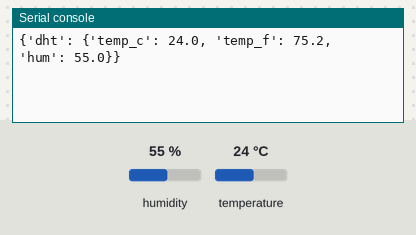
Bench run of a program on a simulated ESP32 board running MicroPython. Shown: the last lines printed to the serial console. The test bench sets the inputs (shaded band); at power-on: humidity 55 %, temperature 24 °C. WiFi joins after 1.5 s.

Above: at 1.2 s.
1.3 s: humidity set to 22 %
At 6.4 s:
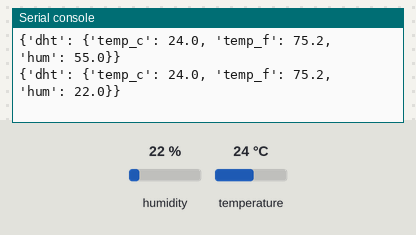
7.3 s: temperature set to 12 °C
At 11.0 s:
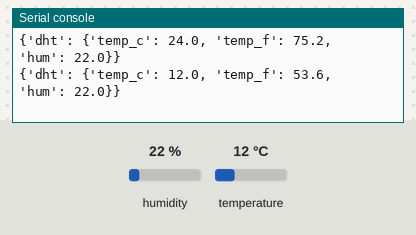
13.3 s: humidity set to 40 %
At 15.7 s:
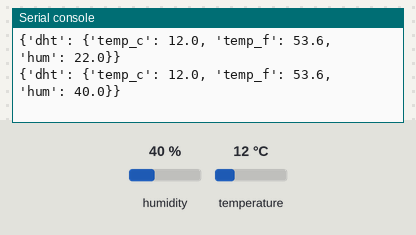
Timing chart, 0 to 17.2 s (numbered marks = the images above; inputs shaded):
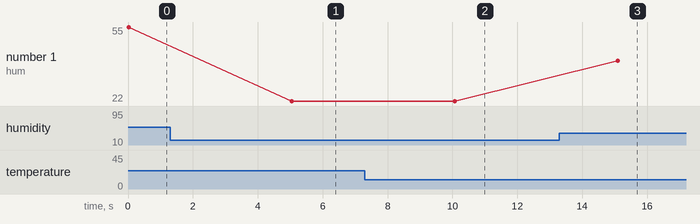

Measured:
- after the input at 1.3 s, the serial console: prints a new line after 3.7 s (image 1)
- after the input at 7.3 s, the serial console: prints a new line after 2.8 s (image 2)
- after the input at 13.3 s, the serial console: prints a new line after 1.8 s (image 3)
- plotted number 1: 55 → 22 after the input at 1.3 s, 22 → 40 after the input at 13.3 s

The program:

main.py
```python
from machine import Pin
from network import WLAN, STA_IF
from utime import sleep

import dht

SSID = "Wokwi-GUEST"
PASSWORD = ""

# Set up the WLAN
wlan = WLAN(STA_IF)
wlan.active(True)
wlan.connect(SSID, PASSWORD)

def rest_api():
    return

def read_sensor():
    dht_22_data = dht_22()

    data = {
        "dht": dht_22_data
    }

    return data


def dht_11():
    return

def dht_22():
    sensor = dht.DHT22(Pin(4))
    try:
        sensor.measure()
        temp = sensor.temperature()
        hum = sensor.humidity()
        temp_f = temp * (9/5) + 32.0

        res = {
            "temp_c": temp,
            "temp_f": temp_f,
            "hum": hum,
        }

        return res
    except OSError as e:
        print('Failed to read sensor.')

def hcsr():
    return

def ldr():
    return

while(True):
    data = read_sensor()
    print(data)
    sleep(5)
```
